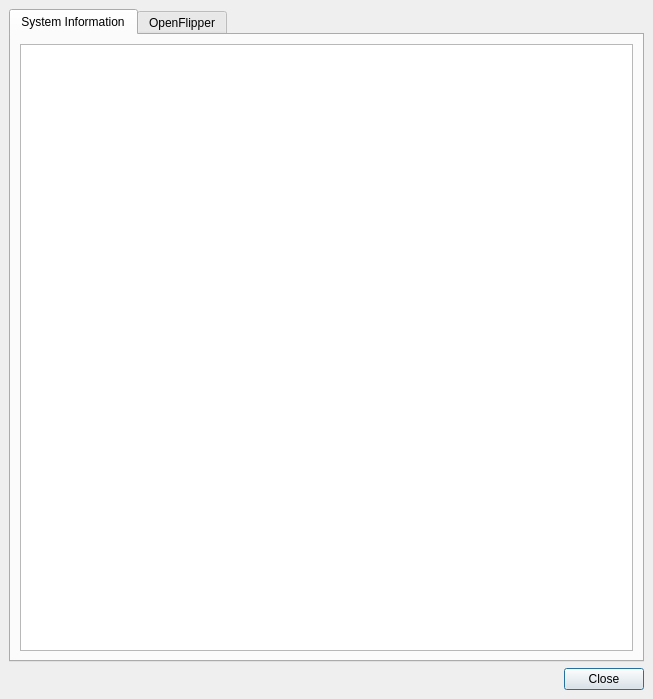
<?xml version="1.0" encoding="UTF-8"?>
<ui version="4.0">
 <class>AboutWidget</class>
 <widget class="QMainWindow" name="AboutWidget">
  <property name="geometry">
   <rect>
    <x>0</x>
    <y>0</y>
    <width>653</width>
    <height>699</height>
   </rect>
  </property>
  <property name="windowTitle">
   <string>About OpenFlipper</string>
  </property>
  <widget class="QWidget" name="centralwidget">
   <layout class="QVBoxLayout" name="verticalLayout">
    <item>
     <widget class="QTabWidget" name="About">
      <property name="currentIndex">
       <number>0</number>
      </property>
      <widget class="QWidget" name="tab">
       <attribute name="title">
        <string>System Information</string>
       </attribute>
       <layout class="QVBoxLayout" name="verticalLayout_2">
        <item>
         <widget class="QTextEdit" name="OpenFlipperAbout">
          <property name="readOnly">
           <bool>true</bool>
          </property>
         </widget>
        </item>
       </layout>
      </widget>
      <widget class="QWidget" name="tab_2">
       <attribute name="title">
        <string>OpenFlipper</string>
       </attribute>
       <layout class="QVBoxLayout" name="verticalLayout_5">
        <item>
         <widget class="QTextEdit" name="OpenFlipperLicense">
          <property name="enabled">
           <bool>true</bool>
          </property>
          <property name="acceptDrops">
           <bool>false</bool>
          </property>
          <property name="undoRedoEnabled">
           <bool>false</bool>
          </property>
          <property name="readOnly">
           <bool>true</bool>
          </property>
          <property name="html">
           <string>&lt;!DOCTYPE HTML PUBLIC &quot;-//W3C//DTD HTML 4.0//EN&quot; &quot;http://www.w3.org/TR/REC-html40/strict.dtd&quot;&gt;
&lt;html&gt;&lt;head&gt;&lt;meta name=&quot;qrichtext&quot; content=&quot;1&quot; /&gt;&lt;style type=&quot;text/css&quot;&gt;
p, li { white-space: pre-wrap; }
&lt;/style&gt;&lt;/head&gt;&lt;body style=&quot; font-family:'Sans Serif'; font-size:9pt; font-weight:400; font-style:normal;&quot;&gt;
&lt;p style=&quot; margin-top:0px; margin-bottom:0px; margin-left:0px; margin-right:0px; -qt-block-indent:0; text-indent:0px;&quot;&gt;&lt;span style=&quot; font-family:'DejaVu Sans'; font-size:11pt;&quot;&gt;%1 is developed by:&lt;/span&gt;&lt;/p&gt;
&lt;p style=&quot; margin-top:0px; margin-bottom:0px; margin-left:0px; margin-right:0px; -qt-block-indent:0; text-indent:0px;&quot;&gt;&lt;span style=&quot; font-family:'DejaVu Sans'; font-size:11pt; font-weight:600;&quot;&gt;Department of Computer Science VIII&lt;/span&gt;&lt;/p&gt;
&lt;p style=&quot; margin-top:0px; margin-bottom:0px; margin-left:0px; margin-right:0px; -qt-block-indent:0; text-indent:0px;&quot;&gt;&lt;span style=&quot; font-family:'DejaVu Sans'; font-size:11pt; font-weight:600;&quot;&gt;Aachen University of Technology (RWTH)&lt;/span&gt;&lt;/p&gt;
&lt;p style=&quot; margin-top:0px; margin-bottom:0px; margin-left:0px; margin-right:0px; -qt-block-indent:0; text-indent:0px;&quot;&gt;&lt;a href=&quot;http://www.graphics.rwth-aachen.de/&quot;&gt;&lt;span style=&quot; font-family:'DejaVu Sans'; font-size:11pt; font-weight:600; text-decoration: underline; color:#0057ae;&quot;&gt;http://www.graphics.rwth-aachen.de/&lt;/span&gt;&lt;/a&gt;&lt;/p&gt;
&lt;p style=&quot;-qt-paragraph-type:empty; margin-top:0px; margin-bottom:0px; margin-left:0px; margin-right:0px; -qt-block-indent:0; text-indent:0px; font-family:'DejaVu Sans'; font-size:11pt;&quot;&gt;&lt;br /&gt;&lt;/p&gt;
&lt;p style=&quot; margin-top:0px; margin-bottom:0px; margin-left:0px; margin-right:0px; -qt-block-indent:0; text-indent:0px;&quot;&gt;&lt;span style=&quot; font-family:'DejaVu Sans'; font-size:11pt;&quot;&gt;%1 website is &lt;/span&gt;&lt;a href=&quot;http://www.openflipper.org&quot;&gt;&lt;span style=&quot; font-family:'DejaVu Sans'; font-size:11pt; font-weight:600; text-decoration: underline; color:#0057ae;&quot;&gt;http://www.openflipper.org&lt;/span&gt;&lt;/a&gt;&lt;/p&gt;
&lt;p style=&quot;-qt-paragraph-type:empty; margin-top:0px; margin-bottom:0px; margin-left:0px; margin-right:0px; -qt-block-indent:0; text-indent:0px; font-family:'DejaVu Sans'; font-size:11pt;&quot;&gt;&lt;br /&gt;&lt;/p&gt;
&lt;p style=&quot; margin-top:0px; margin-bottom:0px; margin-left:0px; margin-right:0px; -qt-block-indent:0; text-indent:0px;&quot;&gt;&lt;span style=&quot; font-family:'DejaVu Sans'; font-size:11pt;&quot;&gt;The source code and binaries are published on OpenFlipper.org based on&lt;/span&gt;&lt;/p&gt;
&lt;p style=&quot; margin-top:0px; margin-bottom:0px; margin-left:0px; margin-right:0px; -qt-block-indent:0; text-indent:0px;&quot;&gt;&lt;span style=&quot; font-family:'DejaVu Sans'; font-size:11pt;&quot;&gt;the following license:&lt;/span&gt;&lt;/p&gt;
&lt;p style=&quot;-qt-paragraph-type:empty; margin-top:0px; margin-bottom:0px; margin-left:0px; margin-right:0px; -qt-block-indent:0; text-indent:0px; font-family:'DejaVu Sans'; font-size:11pt;&quot;&gt;&lt;br /&gt;&lt;/p&gt;
&lt;p align=&quot;center&quot; style=&quot; margin-top:0px; margin-bottom:0px; margin-left:0px; margin-right:0px; -qt-block-indent:0; text-indent:0px;&quot;&gt;&lt;span style=&quot; font-family:'DejaVu Sans'; font-size:11pt;&quot;&gt;=====================================&lt;/span&gt;&lt;/p&gt;
&lt;p align=&quot;center&quot; style=&quot; margin-top:0px; margin-bottom:0px; margin-left:0px; margin-right:0px; -qt-block-indent:0; text-indent:0px;&quot;&gt;&lt;span style=&quot; font-family:'DejaVu Sans'; font-size:11pt;&quot;&gt;%1&lt;/span&gt;&lt;/p&gt;
&lt;p align=&quot;center&quot; style=&quot; margin-top:0px; margin-bottom:0px; margin-left:0px; margin-right:0px; -qt-block-indent:0; text-indent:0px;&quot;&gt;&lt;span style=&quot; font-family:'DejaVu Sans'; font-size:11pt;&quot;&gt;Copyright (C) 2001-2014 by Computer Graphics Group, RWTH Aachen&lt;/span&gt;&lt;/p&gt;
&lt;p align=&quot;center&quot; style=&quot; margin-top:0px; margin-bottom:0px; margin-left:0px; margin-right:0px; -qt-block-indent:0; text-indent:0px;&quot;&gt;&lt;span style=&quot; font-family:'DejaVu Sans'; font-size:11pt;&quot;&gt;www.openflipper.org&lt;/span&gt;&lt;/p&gt;
&lt;p style=&quot;-qt-paragraph-type:empty; margin-top:0px; margin-bottom:0px; margin-left:0px; margin-right:0px; -qt-block-indent:0; text-indent:0px; font-family:'DejaVu Sans'; font-size:11pt;&quot;&gt;&lt;br /&gt;&lt;/p&gt;
&lt;p style=&quot;-qt-paragraph-type:empty; margin-top:0px; margin-bottom:0px; margin-left:0px; margin-right:0px; -qt-block-indent:0; text-indent:0px; font-family:'DejaVu Sans'; font-size:11pt;&quot;&gt;&lt;br /&gt;&lt;/p&gt;
&lt;p align=&quot;center&quot; style=&quot; margin-top:0px; margin-bottom:0px; margin-left:0px; margin-right:0px; -qt-block-indent:0; text-indent:0px;&quot;&gt;&lt;span style=&quot; font-family:'DejaVu Sans'; font-size:11pt;&quot;&gt;%1 is free software: you can redistribute it and/or modify&lt;/span&gt;&lt;/p&gt;
&lt;p align=&quot;center&quot; style=&quot; margin-top:0px; margin-bottom:0px; margin-left:0px; margin-right:0px; -qt-block-indent:0; text-indent:0px;&quot;&gt;&lt;span style=&quot; font-family:'DejaVu Sans'; font-size:11pt;&quot;&gt;it under the terms of the GNU Lesser General Public License as&lt;/span&gt;&lt;/p&gt;
&lt;p align=&quot;center&quot; style=&quot; margin-top:0px; margin-bottom:0px; margin-left:0px; margin-right:0px; -qt-block-indent:0; text-indent:0px;&quot;&gt;&lt;span style=&quot; font-family:'DejaVu Sans'; font-size:11pt;&quot;&gt;published by the Free Software Foundation, either version 3 of&lt;/span&gt;&lt;/p&gt;
&lt;p align=&quot;center&quot; style=&quot; margin-top:0px; margin-bottom:0px; margin-left:0px; margin-right:0px; -qt-block-indent:0; text-indent:0px;&quot;&gt;&lt;span style=&quot; font-family:'DejaVu Sans'; font-size:11pt;&quot;&gt;the License, or (at your option) any later version with the&lt;/span&gt;&lt;/p&gt;
&lt;p align=&quot;center&quot; style=&quot; margin-top:0px; margin-bottom:0px; margin-left:0px; margin-right:0px; -qt-block-indent:0; text-indent:0px;&quot;&gt;&lt;span style=&quot; font-family:'DejaVu Sans'; font-size:11pt;&quot;&gt;following exceptions:&lt;/span&gt;&lt;/p&gt;
&lt;p align=&quot;center&quot; style=&quot;-qt-paragraph-type:empty; margin-top:0px; margin-bottom:0px; margin-left:0px; margin-right:0px; -qt-block-indent:0; text-indent:0px; font-family:'DejaVu Sans'; font-size:11pt;&quot;&gt;&lt;br /&gt;&lt;/p&gt;
&lt;p align=&quot;center&quot; style=&quot; margin-top:0px; margin-bottom:0px; margin-left:0px; margin-right:0px; -qt-block-indent:0; text-indent:0px;&quot;&gt;&lt;span style=&quot; font-family:'DejaVu Sans'; font-size:11pt;&quot;&gt;If other files instantiate templates or use macros&lt;/span&gt;&lt;/p&gt;
&lt;p align=&quot;center&quot; style=&quot; margin-top:0px; margin-bottom:0px; margin-left:0px; margin-right:0px; -qt-block-indent:0; text-indent:0px;&quot;&gt;&lt;span style=&quot; font-family:'DejaVu Sans'; font-size:11pt;&quot;&gt;or inline functions from this file, or you compile this file and&lt;/span&gt;&lt;/p&gt;
&lt;p align=&quot;center&quot; style=&quot; margin-top:0px; margin-bottom:0px; margin-left:0px; margin-right:0px; -qt-block-indent:0; text-indent:0px;&quot;&gt;&lt;span style=&quot; font-family:'DejaVu Sans'; font-size:11pt;&quot;&gt;link it with other files to produce an executable, this file does&lt;/span&gt;&lt;/p&gt;
&lt;p align=&quot;center&quot; style=&quot; margin-top:0px; margin-bottom:0px; margin-left:0px; margin-right:0px; -qt-block-indent:0; text-indent:0px;&quot;&gt;&lt;span style=&quot; font-family:'DejaVu Sans'; font-size:11pt;&quot;&gt;not by itself cause the resulting executable to be covered by the&lt;/span&gt;&lt;/p&gt;
&lt;p align=&quot;center&quot; style=&quot; margin-top:0px; margin-bottom:0px; margin-left:0px; margin-right:0px; -qt-block-indent:0; text-indent:0px;&quot;&gt;&lt;span style=&quot; font-family:'DejaVu Sans'; font-size:11pt;&quot;&gt;GNU Lesser General Public License. This exception does not however&lt;/span&gt;&lt;/p&gt;
&lt;p align=&quot;center&quot; style=&quot; margin-top:0px; margin-bottom:0px; margin-left:0px; margin-right:0px; -qt-block-indent:0; text-indent:0px;&quot;&gt;&lt;span style=&quot; font-family:'DejaVu Sans'; font-size:11pt;&quot;&gt;invalidate any other reasons why the executable file might be&lt;/span&gt;&lt;/p&gt;
&lt;p align=&quot;center&quot; style=&quot; margin-top:0px; margin-bottom:0px; margin-left:0px; margin-right:0px; -qt-block-indent:0; text-indent:0px;&quot;&gt;&lt;span style=&quot; font-family:'DejaVu Sans'; font-size:11pt;&quot;&gt;covered by the GNU Lesser General Public License.&lt;/span&gt;&lt;/p&gt;
&lt;p align=&quot;center&quot; style=&quot;-qt-paragraph-type:empty; margin-top:0px; margin-bottom:0px; margin-left:0px; margin-right:0px; -qt-block-indent:0; text-indent:0px; font-family:'DejaVu Sans'; font-size:11pt;&quot;&gt;&lt;br /&gt;&lt;/p&gt;
&lt;p align=&quot;center&quot; style=&quot; margin-top:0px; margin-bottom:0px; margin-left:0px; margin-right:0px; -qt-block-indent:0; text-indent:0px;&quot;&gt;&lt;span style=&quot; font-family:'DejaVu Sans'; font-size:11pt;&quot;&gt;%1 is distributed in the hope that it will be useful,&lt;/span&gt;&lt;/p&gt;
&lt;p align=&quot;center&quot; style=&quot; margin-top:0px; margin-bottom:0px; margin-left:0px; margin-right:0px; -qt-block-indent:0; text-indent:0px;&quot;&gt;&lt;span style=&quot; font-family:'DejaVu Sans'; font-size:11pt;&quot;&gt;but WITHOUT ANY WARRANTY; without even the implied warranty of&lt;/span&gt;&lt;/p&gt;
&lt;p align=&quot;center&quot; style=&quot; margin-top:0px; margin-bottom:0px; margin-left:0px; margin-right:0px; -qt-block-indent:0; text-indent:0px;&quot;&gt;&lt;span style=&quot; font-family:'DejaVu Sans'; font-size:11pt;&quot;&gt;MERCHANTABILITY or FITNESS FOR A PARTICULAR PURPOSE.  See the&lt;/span&gt;&lt;/p&gt;
&lt;p align=&quot;center&quot; style=&quot; margin-top:0px; margin-bottom:0px; margin-left:0px; margin-right:0px; -qt-block-indent:0; text-indent:0px;&quot;&gt;&lt;span style=&quot; font-family:'DejaVu Sans'; font-size:11pt;&quot;&gt;GNU Lesser General Public License for more details.&lt;/span&gt;&lt;/p&gt;
&lt;p align=&quot;center&quot; style=&quot;-qt-paragraph-type:empty; margin-top:0px; margin-bottom:0px; margin-left:0px; margin-right:0px; -qt-block-indent:0; text-indent:0px; font-family:'DejaVu Sans'; font-size:11pt;&quot;&gt;&lt;br /&gt;&lt;/p&gt;
&lt;p align=&quot;center&quot; style=&quot; margin-top:0px; margin-bottom:0px; margin-left:0px; margin-right:0px; -qt-block-indent:0; text-indent:0px;&quot;&gt;&lt;span style=&quot; font-family:'DejaVu Sans'; font-size:11pt;&quot;&gt;You should have received a copy of the GNU LesserGeneral Public&lt;/span&gt;&lt;/p&gt;
&lt;p align=&quot;center&quot; style=&quot; margin-top:0px; margin-bottom:0px; margin-left:0px; margin-right:0px; -qt-block-indent:0; text-indent:0px;&quot;&gt;&lt;span style=&quot; font-family:'DejaVu Sans'; font-size:11pt;&quot;&gt;License along with OpenFlipper. If not,&lt;/span&gt;&lt;/p&gt;
&lt;p align=&quot;center&quot; style=&quot; margin-top:0px; margin-bottom:0px; margin-left:0px; margin-right:0px; -qt-block-indent:0; text-indent:0px;&quot;&gt;&lt;span style=&quot; font-family:'DejaVu Sans'; font-size:11pt;&quot;&gt;see &amp;lt;http://www.gnu.org/licenses/&amp;gt;.&lt;/span&gt;&lt;/p&gt;
&lt;p align=&quot;center&quot; style=&quot; margin-top:0px; margin-bottom:0px; margin-left:0px; margin-right:0px; -qt-block-indent:0; text-indent:0px;&quot;&gt;&lt;span style=&quot; font-family:'DejaVu Sans'; font-size:11pt;&quot;&gt;=====================================&lt;/span&gt;&lt;/p&gt;&lt;/body&gt;&lt;/html&gt;</string>
          </property>
         </widget>
        </item>
       </layout>
      </widget>
     </widget>
    </item>
    <item>
     <layout class="QHBoxLayout" name="horizontalLayout">
      <item>
       <spacer name="horizontalSpacer">
        <property name="orientation">
         <enum>Qt::Horizontal</enum>
        </property>
        <property name="sizeHint" stdset="0">
         <size>
          <width>0</width>
          <height>0</height>
         </size>
        </property>
       </spacer>
      </item>
      <item>
       <widget class="QPushButton" name="closeButton">
        <property name="text">
         <string>Close</string>
        </property>
        <property name="default">
         <bool>true</bool>
        </property>
       </widget>
      </item>
     </layout>
    </item>
   </layout>
  </widget>
  <action name="actionClose">
   <property name="text">
    <string>Close</string>
   </property>
  </action>
 </widget>
 <resources/>
 <connections/>
</ui>
